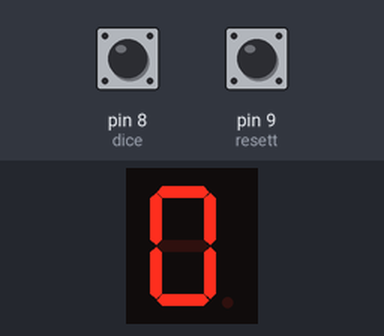
Bench run of a sketch on a simulated Arduino Uno, built with avr-gcc and run on an emulated ATmega328P. Shown: 1-digit seven-segment display. Wiring (inferred from the names in the program): 1-digit 7-segment display, segments lit when LOW: segments pin 6, pin 5, pin 4, pin 3, pin 2, pin 1, pin 0. Inputs (shaded band) come from the test bench; at power-on: pin 8 (dice) HIGH, pin 9 (resett) HIGH. Random numbers use the default seed unless the sketch sets one; the segment pins are drawn as the display they are named for.

Above: at 2.2 s.
2.3 s: pin 8 (dice) pulled LOW for 0.15 s
At 2.31 s:
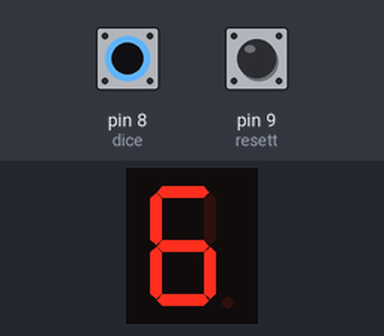
At 5.6 s:
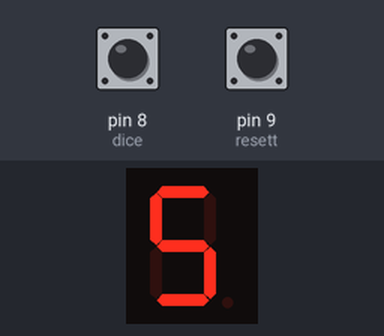
Timing chart, 0 to 7.1 s (numbered marks = the images above; inputs shaded):
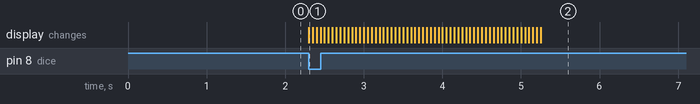

The sketch:

digitaldice.ino
```cpp
////ROBOTRONICS
///Created by Ambika Joshi
/*
This project simulates the rolling of a dice
using an electronic 7-segment display.
The circuit allows users to "roll" the dice
by pressing a button and display the resulting number (1 to 6)
on a 7-segment display.
A second button resets the display to show
a default state (e.g., a dash or blank).
The dice "rolling" effect is achieved by cycling
through possible dice numbers before settling on a random value.
*/

#define resett 9 ///for resetting the dice number
#define dice 8    ////for getting dice number

char digit[6]={0x02, 0x79, 0x24, 0x30, 0x19, 0x12};
int pin[7]={6,5,4,3,2,1,0};

void setup() {

  for(int i=0;i<7;i++)
  pinMode(pin[i], OUTPUT);
  pinMode(dice, INPUT);
  pinMode(resett, INPUT);
  digitalWrite(dice, HIGH);
  digitalWrite(resett, HIGH);

   int temp=0x40;
    for(int i=0;i<7;i++) {
      int temp1=temp&0x01;
      digitalWrite(pin[i], temp1);
      temp=temp>>1;
    }
    delay(1000);
}

void loop() {
  int temp=rand();
  if(digitalRead(dice)==0) {
    int k=temp%6;
    temp=digit[k];
    wait();
    for(int i=0;i<7;i++) {
      int temp1=temp&0x01;
      digitalWrite(pin[i], temp1);
      temp=temp>>1;
    }
    delay(200);
  }

  if(digitalRead(resett)==0) {
    temp=0x40;
    for(int i=0;i<7;i++) {
      int temp1=temp&0x01;
      digitalWrite(pin[i], temp1);
      temp=temp>>1;
    }
  }
}

void wait() {
  for(int m=0;m<10;m++) {
   for(int k=0;k<6;k++) {
    int ch=digit[k];
    for(int l=0;l<7;l++) {
      char tem2=ch&0x01;
      digitalWrite(pin[l], tem2);
      ch=ch>>1;
    }
    delay(50);
   }
  }
}
```

Measured:
- after the input at 2.3 s, the display: changes at once (image 1)
